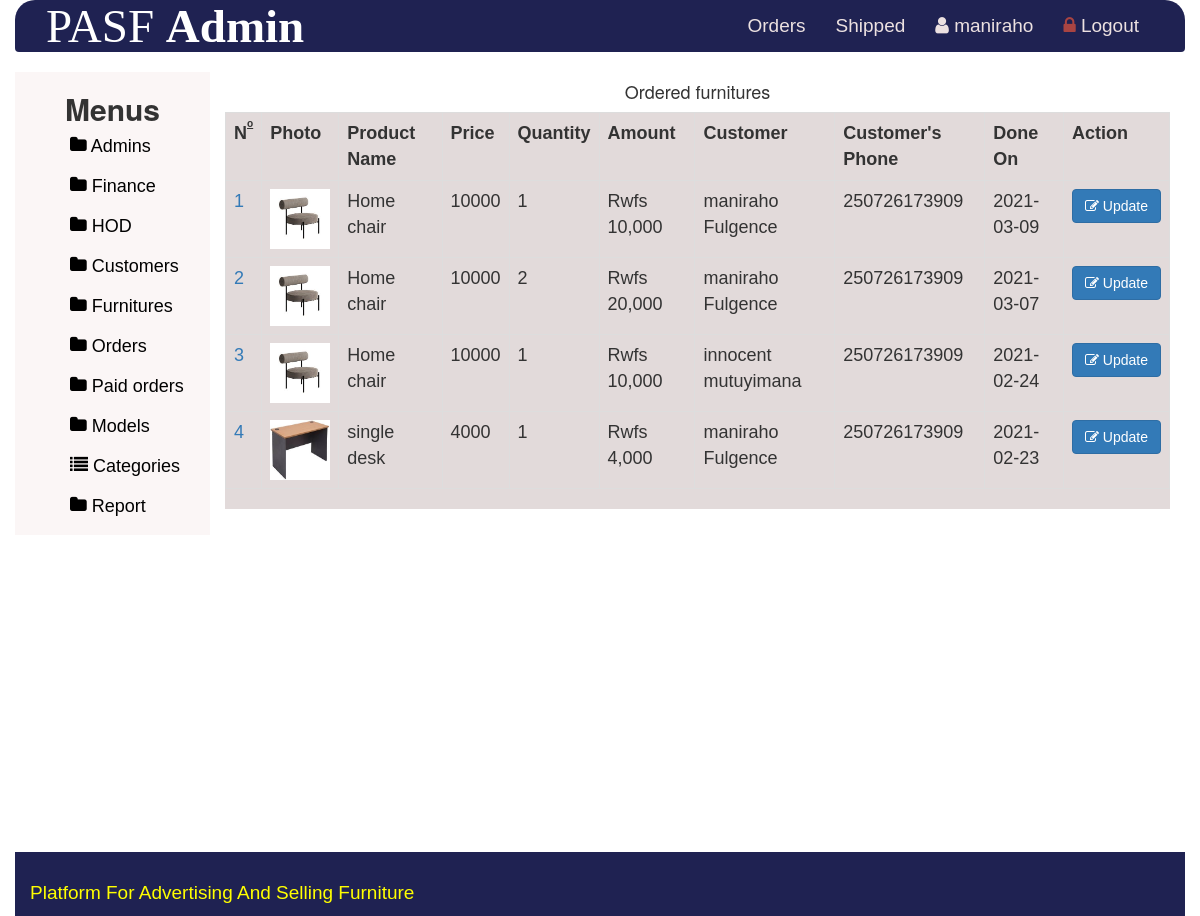
Screenshot of /admin/order.php (signed in) with the database file from the repository.
### tables this page shows
CREATE TABLE `tbl_order` (
  `tbl_orderId` int(11) NOT NULL,
  `tbl_customerId` int(11) NOT NULL,
  `tbl_productId` int(11) NOT NULL,
  `tbl_orderDate` date NOT NULL,
  `tbl_orderQty` float NOT NULL,
  `tbl_orderAmt` float NOT NULL,
  `tbl_orderStatus` tinyint(1) NOT NULL
);

CREATE TABLE `tbl_product` (
  `tbl_productId` int(11) NOT NULL,
  `tbl_productName` varchar(40) NOT NULL,
  `tbl_productPicture` varchar(120) NOT NULL,
  `tbl_productPrice` float NOT NULL,
  `tbl_categoryId` int(11) NOT NULL,
  `tbl_modelId` int(11) NOT NULL,
  `tbl_productQty` float NOT NULL,
  `tbl_productStatus` tinyint(1) NOT NULL
);

CREATE TABLE `tbl_customer` (
  `tbl_customerId` int(11) NOT NULL,
  `tbl_customerFname` varchar(60) NOT NULL,
  `tbl_customerLname` varchar(60) NOT NULL,
  `tbl_customerEmail` varchar(60) NOT NULL,
  `tbl_customerTel` varchar(12) NOT NULL,
  `tbl_customerAddress` text NOT NULL,
  `tbl_customerUserName` varchar(40) NOT NULL,
  `tbl_customerPass` varchar(120) NOT NULL,
  `tbl_customerStatus` tinyint(1) NOT NULL
);

### function/function.php (called while the page is built, shortened)
<?php
  function prodData($product){
    global $con;
    $data = $con->prepare("SELECT * FROM tbl_product  WHERE  tbl_productId= ?  LIMIT 1");
    $data->bindParam(1, $product);
    $data->execute();
    if ($res = $data->fetch(PDO::FETCH_OBJ)) {
      return $res;
    }
  }
  function loadOrder() {
    global $con;
    $data = $con->prepare("SELECT * FROM tbl_order   ORDER BY tbl_orderId DESC ");
    $data->execute();
    $res = $data->fetchAll(PDO::FETCH_OBJ);
    return $res;
  }
  function customerData($customer){
    global $con;
    $data = $con->prepare("SELECT * FROM tbl_customer  WHERE  tbl_customerId = ?  LIMIT 1");
    $data->bindParam(1, $customer);
    $data->execute();
    if ($res = $data->fetch(PDO::FETCH_OBJ)) {
      return $res;
    }
  }

### admin/order.php (the view, shortened to what this page needs)
<?php session_start();
  include '../connect/connect.php';
  require_once '../function/function.php';
  include '../layout/header.php';    ?>
  <div class="container"  id="contentContainer-fluid">
    <div class="row prod" id="content-data" >
      <div class="col-md-2 left-data-link" >
        <?php  include '../layout/navigation.php';  ?>
      </div>
      <div class="col-md-10">
        <h4 class="text-center head-content">Ordered furnitures</h4>
        <div class="table-responsive">
          <table class="table table-bordered table-hover">
            <tr>
              <th>N<sup><sup><u>o</u></sup></sup></th>
              <th>Photo</th>
              <th>Product Name</th>
              <th>Price</th>
              <th>Quantity</th>
              <th>Amount</th>
              <th>Customer</th>
              <th>Customer's Phone</th>
              <th>Done On</th>
              <th>Action</th>
            </tr>
            <?php
              $count = 0;
              $orderdATA = loadOrder();
              foreach ($orderdATA as $orderdATASet) {
                $count = $count + 1;
                $prod = prodData(($orderdATASet->tbl_productId));
                $customerInfo = customerData($orderdATASet->tbl_customerId);  ?>
                <tr>
                  <td>
                    <a href="#">
                      <?php  echo $count;  ?>
                    </a>
                  </td>
                  <td>
                    <img src="../img/<?php echo ($prod->tbl_productPicture);   ?>" style="height: 60px; width: 60px;">  </td>
                  <td><?php echo ($prod->tbl_productName);   ?> </td>
                  <td><?php  echo ($orderdATASet->tbl_orderAmt);  ?></td>
                  <td> <?php echo ($orderdATASet->tbl_orderQty);   ?></td>
                  <td>Rwfs <?php  echo number_format($orderdATASet->tbl_orderQty * $orderdATASet->tbl_orderAmt); ?></td>
                  <td><?php  echo ($customerInfo->tbl_customerFname).' '.($customerInfo->tbl_customerLname);  ?></td>
                  <td><?php  echo ($customerInfo->tbl_customerTel);  ?></td>
                  <td> <?php echo ($orderdATASet->tbl_orderDate);   ?></td>
                  <td class="text-center">
                    <a href="edit_order.php?o=<?php  echo urlencode($orderdATASet->tbl_orderId);  ?>" class="btn btn-primary">
                      <i class="fa fa-edit"></i>
                      Update
                    </a>
                  </td>
                </tr>
              <?php }  ?>
          </table>
        </div>
      </div>
    </div><br><br><br><br><br><br><br><br><br>
  </div>
  <?php include '../layout/footer.php';  ?>

### css/1.css (style rules this page uses)
.table-responsive { background-color: #e2dada;; font-size: 18px; font-family: arial; border: 2px; }

### css/2.css (style rules this page uses)
.left-data-link { background-color: #fbf6f6; height: inherit; }
#content-data { min-height: 600px; }

### rows the page displays
tbl_order: tbl_productId.tbl_productPicture (picture), tbl_productId.tbl_productName "Home chair", tbl_orderAmt "10000", tbl_orderQty "1", $orderdATASet->tbl_orderQty * $orderdATASet->tbl_orderAmt "10,000", tbl_customerId.tbl_customerFname "maniraho", tbl_customerId.tbl_customerLname "Fulgence", tbl_customerId.tbl_customerTel "250726173909", tbl_orderDate "2021-03-09"
tbl_order: tbl_productId.tbl_productPicture (picture), tbl_productId.tbl_productName "Home chair", tbl_orderAmt "10000", tbl_orderQty "2", $orderdATASet->tbl_orderQty * $orderdATASet->tbl_orderAmt "20,000", tbl_customerId.tbl_customerFname "maniraho", tbl_customerId.tbl_customerLname "Fulgence", tbl_customerId.tbl_customerTel "250726173909", tbl_orderDate "2021-03-07"
tbl_order: tbl_productId.tbl_productPicture (picture), tbl_productId.tbl_productName "Home chair", tbl_orderAmt "10000", tbl_orderQty "1", $orderdATASet->tbl_orderQty * $orderdATASet->tbl_orderAmt "10,000", tbl_customerId.tbl_customerFname "innocent", tbl_customerId.tbl_customerLname "mutuyimana", tbl_customerId.tbl_customerTel "250726173909", tbl_orderDate "2021-02-24"
tbl_order: tbl_productId.tbl_productPicture (picture), tbl_productId.tbl_productName "single desk", tbl_orderAmt "4000", tbl_orderQty "1", $orderdATASet->tbl_orderQty * $orderdATASet->tbl_orderAmt "4,000", tbl_customerId.tbl_customerFname "maniraho", tbl_customerId.tbl_customerLname "Fulgence", tbl_customerId.tbl_customerTel "250726173909", tbl_orderDate "2021-02-23"

### other values shown
$_SESSION['guestName'] "maniraho"
